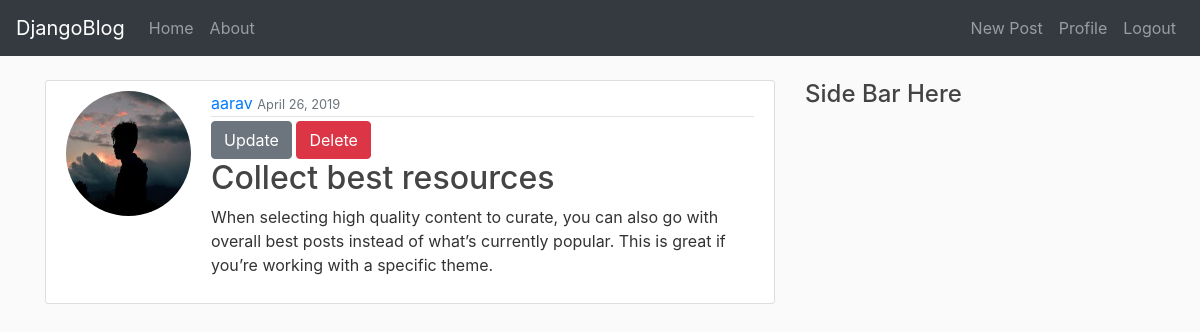
The page /post/26/ (signed in) on the database its author committed.
### blog/models.py (models this page shows, shortened)
class Post(models.Model):
	title=models.CharField(max_length=200)
	content=models.TextField()
	date_posted=models.DateTimeField(default=timezone.now)
	author=models.ForeignKey(User,on_delete=models.CASCADE)

### users/models.py (models this page shows, shortened)
class Profile(models.Model):
	user=models.OneToOneField(User,on_delete=models.CASCADE)
	image=models.ImageField(default='default.jpg',upload_to='user_profile_pic')

### blog/views.py (the view)
# urls.py: path('post/<int:pk>/', PostDetailView.as_view(),name='post_detail'),
class PostDetailView(LoginRequiredMixin,DetailView):
      model=Post

### blog/templates/blog/post_detail.html
{% extends 'blog/base.html' %}
{% block content %}
<article class="media content-section">
<img class="rounded-circle account-img" src="{{object.author.profile.image.url}}">
	<div class="media-body">
		<div class="article-metadata">
		<a href="mr-2" >{{object.author}}</a>
		<small class="text-muted">{{object.date_posted|date:"F d, Y"}}</small>
	</div>
	<div>
		{% if user.is_authenticated %}
		<a href="{% url 'post_update' object.id %}" class="btn btn-secondary">Update</a>
		<a href="{% url 'post_delete' object.id %}" class="btn btn-danger">Delete</a>
		{% endif %}
</div>
		<div class="">
			<h2 ><a href="#" class="article-title">{{object.title}}</a></h2>
			<p class="article-content">{{object.content}}</p>
		</div>
</div>
</article>
{% endblock %}

### blog/static/blog/main.css (style rules this page uses)
body { background: #fafafa; color: #333333; margin-top: 5rem; }
h1, h2, h3, h4, h5, h6 { color: #444444; }
.content-section { background: #ffffff; padding: 10px 20px; border: 1px solid #dddddd; border-radius: 3px; margin-bottom: 20px; }
.article-title { color: #444444; }
.article-content { white-space: pre-line; }
.article-metadata { padding-bottom: 1px; margin-bottom: 4px; border-bottom: 1px solid #e3e3e3 }
.account-img { height: 125px; width: 125px; margin-right: 20px; margin-bottom: 16px; }

### rows shown on the page
Post: author.profile.image (picture), author "aarav", date_posted "April 26, 2019", title "Collect best resources", content "When selecting high quality content to curate, you can also go with overall best posts instead of what’s currently popular. This is great if you’re working with a specific theme."
